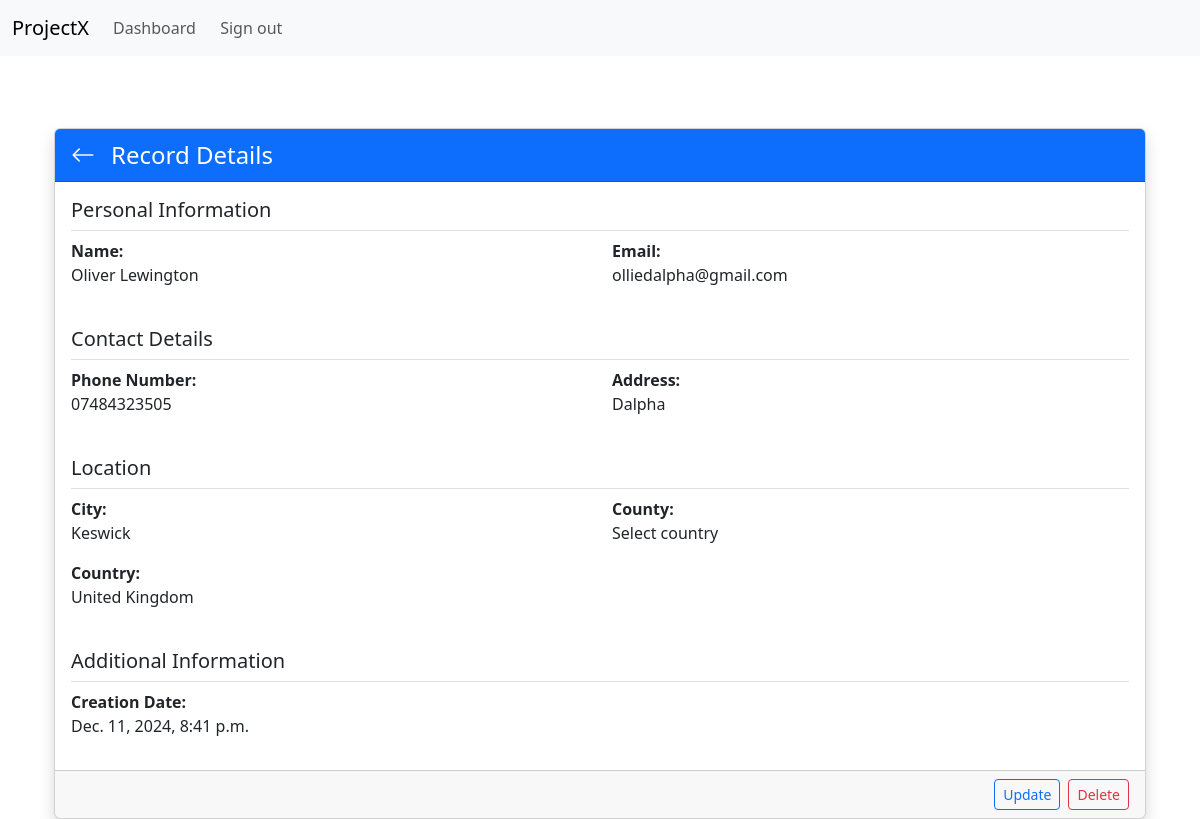
Screenshot of /record/4/ (signed in) with the database file from the repository.
### webapp/models.py (models this page shows, shortened)
class Record(models.Model):
    creation_date = models.DateTimeField(auto_now_add=True)
    first_name = models.CharField(max_length=100)
    last_name = models.CharField(max_length=150)
    email = models.CharField(max_length=255)
    phone_number = models.CharField(max_length=20)
    address = models.CharField(max_length=300)
    city = models.CharField(max_length=255)
    county = models.CharField(max_length=200)
    country = models.CharField(max_length=20)

### webapp/views.py (the view)
# urls.py: path('record/<int:pk>/', views.view_record, name="record"),
@login_required(login_url='login')
def view_record(request, pk):
    record = Record.objects.get(id=pk)
    context = {'record':record}
    return render(request, 'webapp/view-record.html', context=context)

### webapp/templates/webapp/view-record.html (shortened to what this page needs)
{% extends "webapp/base.html" %}
{% block content %}
<div class="container mt-5">
    <div class="card shadow">
        <div class="card-header bg-primary text-white d-flex align-items-center">
            <a class="text-white me-3" href="{% url 'dashboard' %}" style="font-size: 1.5rem; font-weight: bold;">
                <i class="bi bi-arrow-left"></i>
            </a>
            <h4 class="mb-0">Record Details</h4>
        </div>
        <div class="card-body">
            <div class="row mb-4">
                <div class="col-12">
                    <h5 class="border-bottom pb-2">Personal Information</h5>
                </div>
                <div class="col-md-6">
                    <strong>Name:</strong>
                    <p>{{ record.first_name }} {{ record.last_name }}</p>
                </div>
                <div class="col-md-6">
                    <strong>Email:</strong>
                    <p>{{ record.email }}</p>
                </div>
            </div>
            <div class="row mb-4">
                <div class="col-12">
                    <h5 class="border-bottom pb-2">Contact Details</h5>
                </div>
                <div class="col-md-6">
                    <strong>Phone Number:</strong>
                    <p>{{ record.phone_number }}</p>
                </div>
                <div class="col-md-6">
                    <strong>Address:</strong>
                    <p>{{ record.address }}</p>
                </div>
            </div>
            <div class="row mb-4">
                <div class="col-12">
                    <h5 class="border-bottom pb-2">Location</h5>
                </div>
                <div class="col-md-6">
                    <strong>City:</strong>
                    <p>{{ record.city }}</p>
                </div>
                <div class="col-md-6">
                    <strong>County:</strong>
                    <p>{{ record.county }}</p>
                </div>
                <div class="col-md-6">
                    <strong>Country:</strong>
                    <p>{{ record.country }}</p>
                </div>
            </div>
            <div class="row">
                <div class="col-12">
                    <h5 class="border-bottom pb-2">Additional Information</h5>
                </div>
                <div class="col-md-6">
                    <strong>Creation Date:</strong>
                    <p>{{ record.creation_date }}</p>
                </div>
            </div>
        </div>
        <div class="card-footer d-flex justify-content-end gap-2">
            <a class="btn btn-outline-primary btn-sm" href="{% url 'update-record' record.id %}">Update</a>
            <a class="btn btn-outline-danger btn-sm" href="{% url 'delete-record' record.id %}">Delete</a>
        </div>
    </div>
</div>
{% endblock content %}

### rows the page displays
Record: first_name "Oliver", last_name "Lewington", email "olliedalpha@gmail.com", phone_number "07484323505", address "Dalpha", city "Keswick", county "Select country", country "United Kingdom", creation_date "Dec. 11, 2024, 8:41 p.m."
